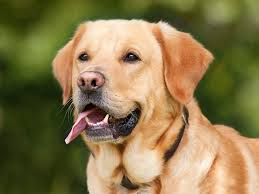
//> input picture index.jpeg, 259 x 194 px
$ ./third   (built with g++ and OpenCV 4)
//> lines starting //> are read from the running program, lines starting //| are printed output that depends on the picture
#include <opencv2/core/core.hpp>
#include <opencv2/highgui/highgui.hpp>
#include <iostream>

using namespace cv;
using namespace std;

int main(int argc, char **argv){
	Mat img,img2,img3;
	img=imread("/home/subham/Image_Processing/index.jpeg",1);
//> img is the input picture: 194 rows x 259 cols, CV_8UC3; mean B, G, R 76.3, 119.7, 136.4
	img2=Mat(img.rows*2,img.cols*2,CV_8UC3);
	img3=Mat(img.rows,img.cols,CV_8UC3);
	for(int i=0;i<img.rows;i++){
		for(int j=0;j<img.cols;j++){
			img2.at<Vec3b>(i,j)[0]=img.at<Vec3b>(i,j)[0];
			img2.at<Vec3b>(i,j)[1]=img.at<Vec3b>(i,j)[1];
			img2.at<Vec3b>(i,j)[2]=img.at<Vec3b>(i,j)[2];
		}
	}
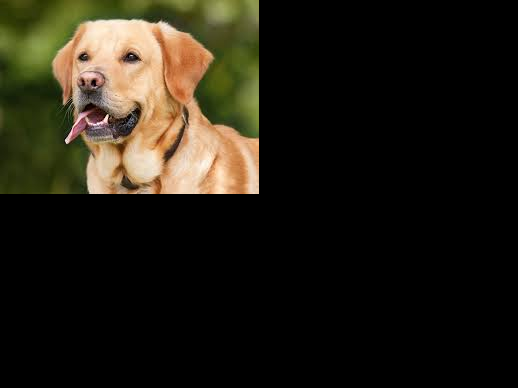
//> img2: 388 rows x 518 cols, CV_8UC3; mean B, G, R 19.1, 29.9, 34.1
	for(int i=0;i<img.rows;i++){
		for(int j=0;j<img.cols;j++){
			img2.at<Vec3b>(i,img.cols+j)[0]=img.at<Vec3b>(i,img.cols-1-j)[0];
			img2.at<Vec3b>(i,img.cols+j)[1]=img.at<Vec3b>(i,img.cols-1-j)[1];
			img2.at<Vec3b>(i,img.cols+j)[2]=img.at<Vec3b>(i,img.cols-1-j)[2];
		}
	}
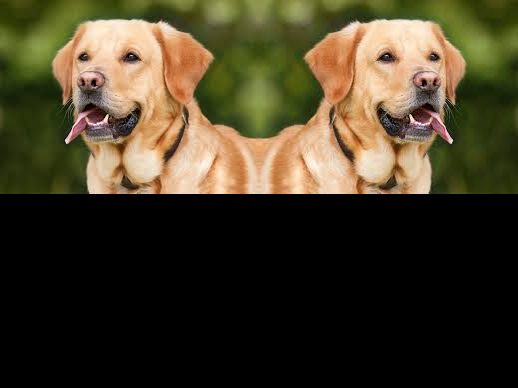
//> img2: 388 rows x 518 cols, CV_8UC3; mean B, G, R 38.2, 59.9, 68.2
	for(int i=0;i<img.rows;i++){
		for(int j=0;j<img.cols/2;j++){
			img3.at<Vec3b>(i,j)[0]=img.at<Vec3b>(i,j)[0];
			img3.at<Vec3b>(i,j)[1]=img.at<Vec3b>(i,j)[1];
			img3.at<Vec3b>(i,j)[2]=img.at<Vec3b>(i,j)[2];
		}
	}
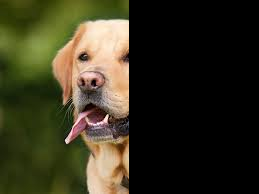
//> img3: 194 rows x 259 cols, CV_8UC3; mean B, G, R 30.5, 50.7, 53.9
	for(int i=0;i<img.rows;i++){
		for(int j=0;j<img.cols/2;j++){
			img3.at<Vec3b>(i,img.cols/2+j)[0]=img.at<Vec3b>(i,img.cols/2-1-j)[0];
			img3.at<Vec3b>(i,img.cols/2+j)[1]=img.at<Vec3b>(i,img.cols/2-1-j)[1];
			img3.at<Vec3b>(i,img.cols/2+j)[2]=img.at<Vec3b>(i,img.cols/2-1-j)[2];
		}
	}
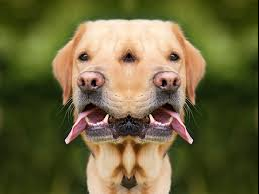
//> img3: 194 rows x 259 cols, CV_8UC3; mean B, G, R 61, 101.3, 107.9
	imshow("Display Window",img3);
	waitKey(0);
}
